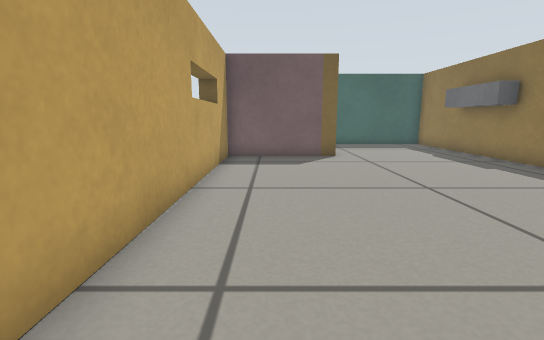
View 1 (above)

18 first-person views from a walk through a robot-simulator world made for Gazebo. The camera is 0.39 m above the floor, tilts 10° down and sees 85° across. The floor is counted in squares, 0.25 m on a side. Each view is taken from the middle of a square. On the plan, view 1 faces up. The plan holds only what a view shows up to about 15 squares ahead; the rest is blank. Simple patterns stand in for the simulator's built-in surfaces.

View 2
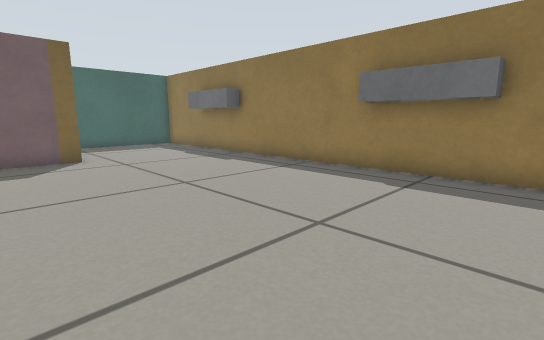

View 3
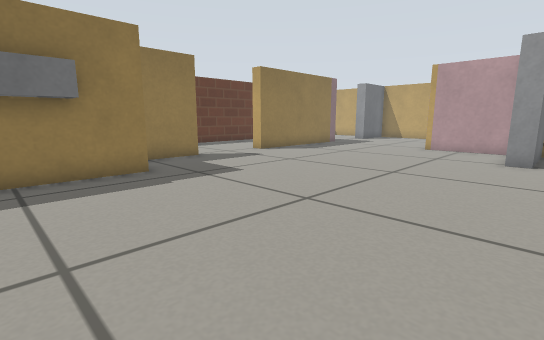

View 4
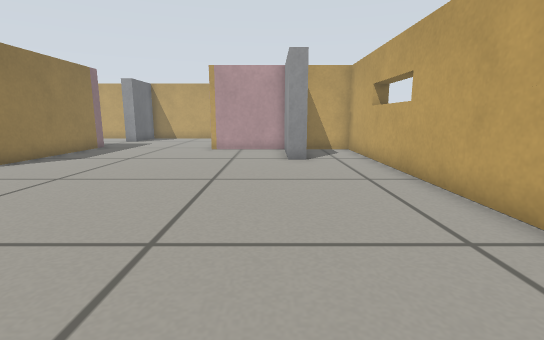

View 5
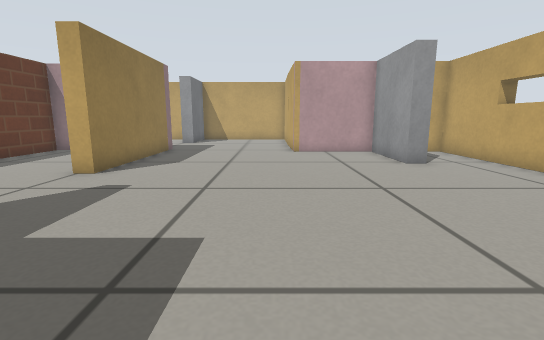

View 6
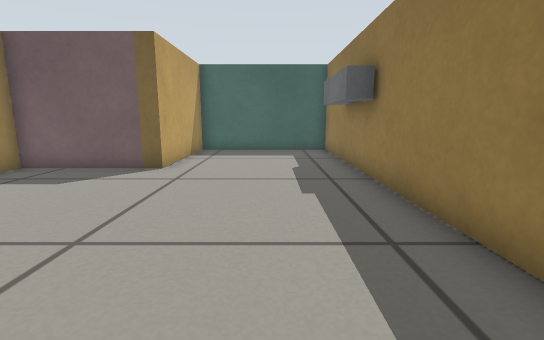

View 7
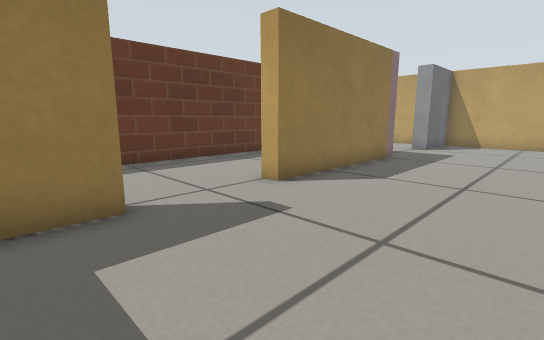

View 8
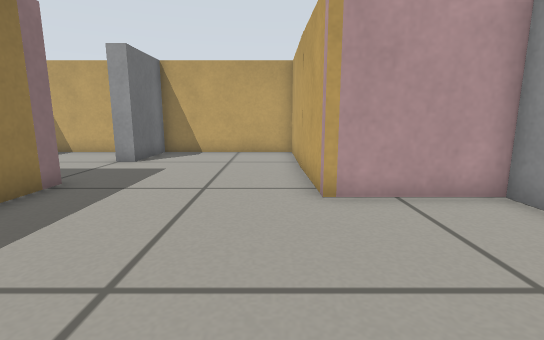

View 9
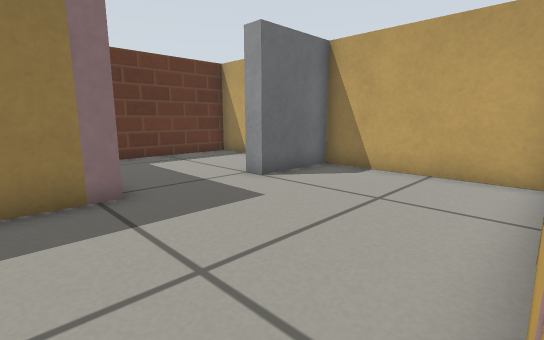

View 10
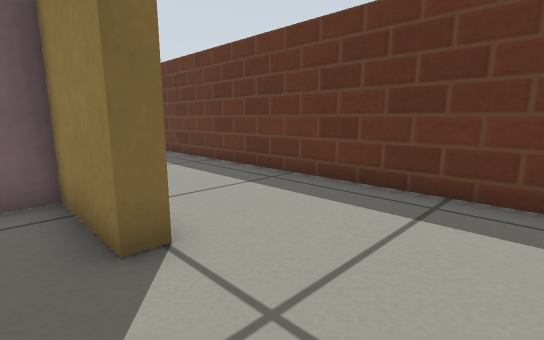

View 11
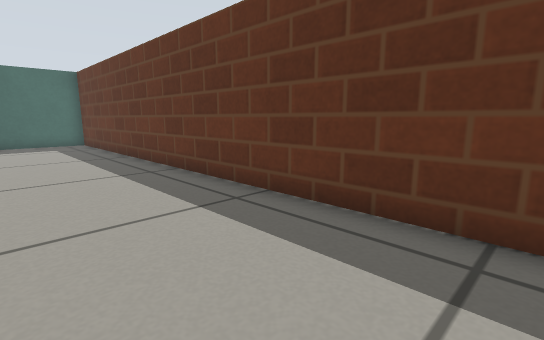

View 12
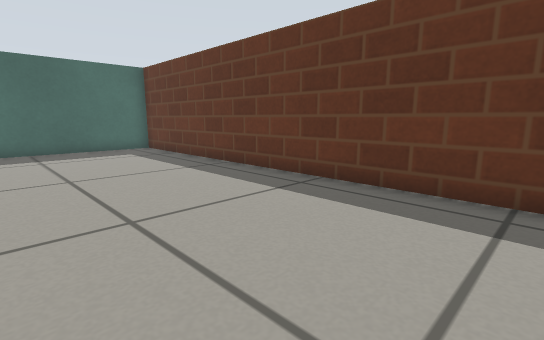

View 13
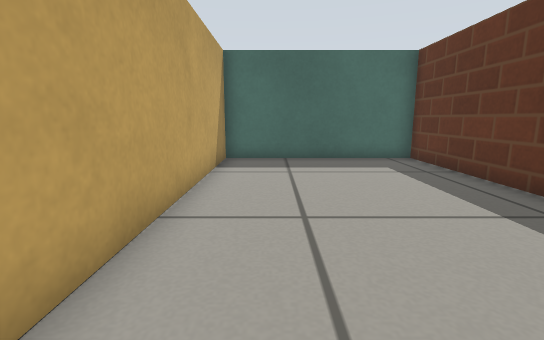

View 14
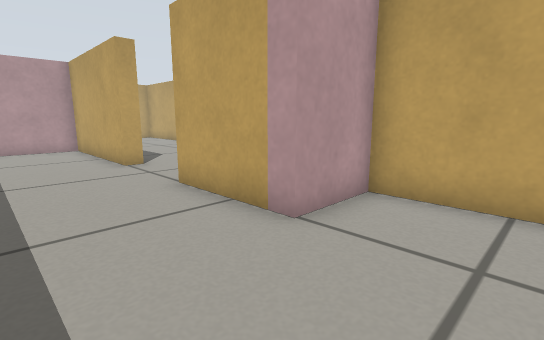

View 15
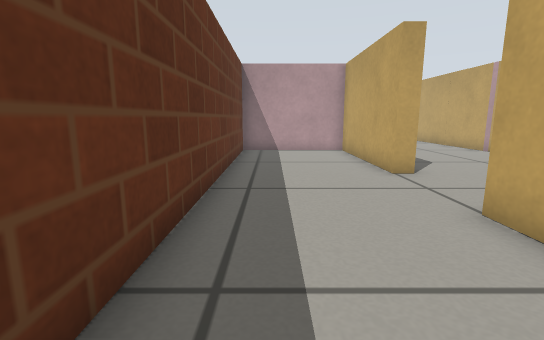

View 16
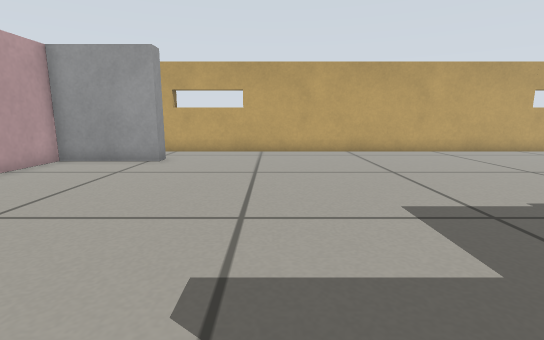

View 17
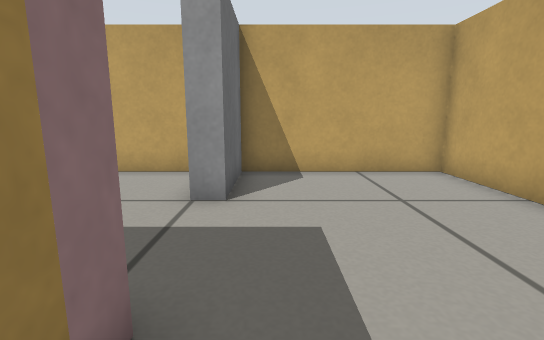

View 18
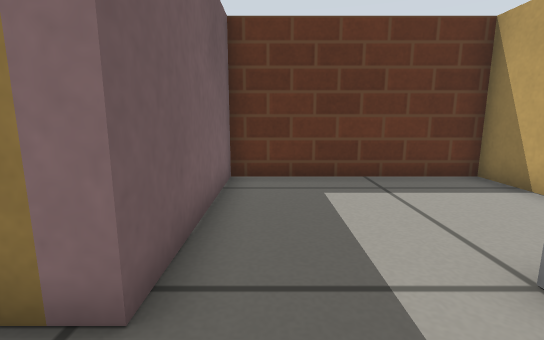

### Floor plan
Points are (right, up) in squares from view 1. A wall is a line through its corners. A room is listed if a view was taken in it or the views show most of it. See-through windows are left out.
Room 1 (views 1, 2, 3, 4, 5, 6, 7, 8, 9, 10, 17)
walls: (8.6, -0.6) (8.6, 17.5) (2.6, 17.5) (2.6, 12.1) (-1.8, 12.1) (-1.8, -12.7) (5.1, -12.7) (5.1, -14.4); (11.6, -3.6) (11, -3.6) (11, -0.5) (10.1, -0.5); (11, -13.9) (11, -7.2) (11.6, -7.2)
ways out: opening at (11, -5.5) to room 2; opening at (8, -13.5) to room 3
objects: door leaf (1, -12) to (1, -9); window (8, 1) to (8, 4); window (8, 11) to (8, 14)
Room 2 (views 11, 12, 13, 14, 15, 16)
walls: (9.2, 2.9) (9.2, 0.1) (11.6, 0.1) (11.6, -3.6); (11.6, -7.2) (11.6, -13.3) (16.4, -13.3) (16.4, 17.5) (9.2, 17.5) (9.2, 7.8)
ways out: opening at (11, -5.5) to room 1
Room 3 (view 18)
walls: (12.4, -20.5) (16.8, -20.5) (16.8, -13.9) (11, -13.9); (5.1, -14.4) (5.1, -20.5) (10.9, -20.5)
ways out: opening at (8, -13.5) to room 1
objects: door leaf (11, -20) to (11, -18)

Where each view was taken, in squares from view 1:
view 1: 0 up, 0 right, facing up
view 2: 0 up, 0 right, facing up-right
view 3: 3 up, 0 right, facing down-right
view 4: 2 up, 2 right, facing down
view 5: 1 up, 6 right, facing down
view 6: 3 up, 6 right, facing up
view 7: 2 down, 6 right, facing down-right
view 8: 7 down, 6 right, facing down
view 9: 12 down, 5 right, facing down-right
view 10: 7 down, 10 right, facing up-right
view 11: 2 down, 12 right, facing up-right
view 12: 2 up, 10 right, facing up-right
view 13: 6 up, 11 right, facing up
view 14: 3 up, 15 right, facing down-left
view 15: 1 up, 15 right, facing down
view 16: 5 down, 12 right, facing left
view 17: 12 down, 10 right, facing down
view 18: 15 down, 9 right, facing right
